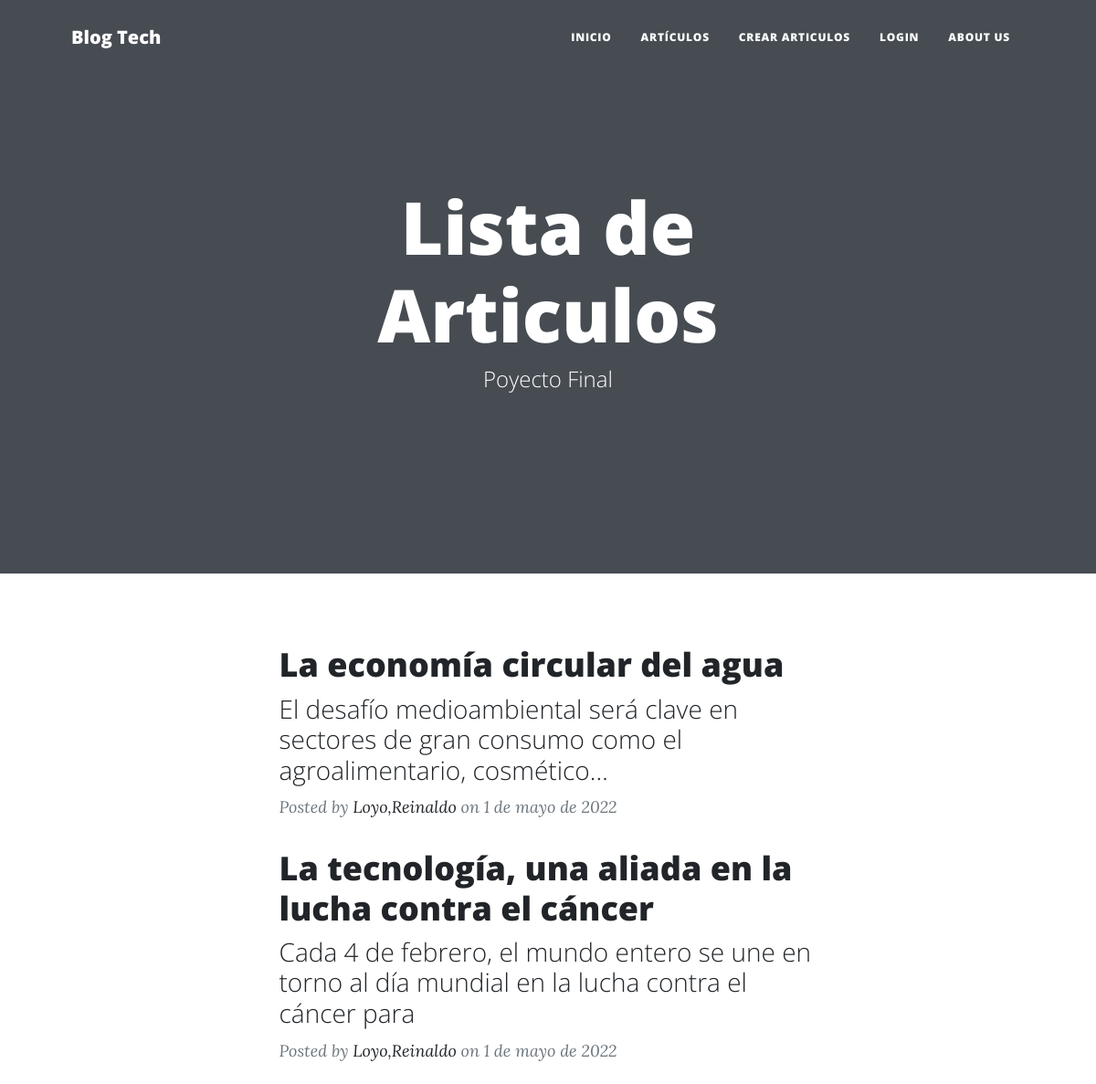
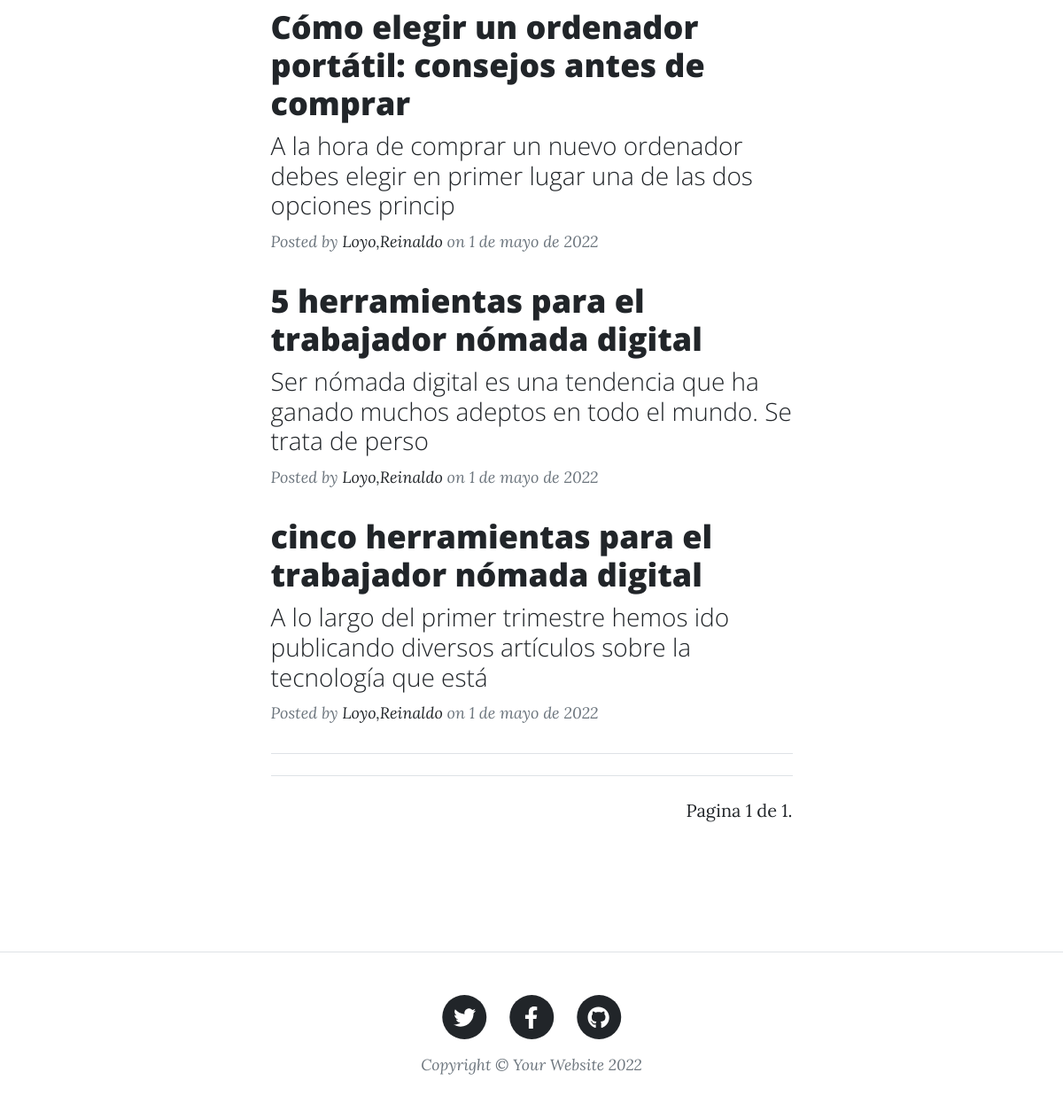
/articulos, run on the app's committed database (2 pictures, top to bottom).
### Post/models.py (models this page shows, shortened)
class ModeloBase(models.Model):
    id = models.AutoField(primary_key = True)
    estado = models.BooleanField('Estado',default = True)
    fecha_creacion = models.DateField('Fecha de Creación',auto_now = False, auto_now_add = True)
    fecha_modificacion = models.DateField('Fecha de Modificación',auto_now = True, auto_now_add = False)
    fecha_eliminacion = models.DateField('Fecha de Eliminación',auto_now = True, auto_now_add = False)
    class Meta:
        abstract = True

class Post(ModeloBase):
    titulo = models.CharField('Título del Post',max_length = 150, unique = True)
    slug = models.CharField('Slug', max_length = 150, unique = True, blank=True)
    descripcion = models.TextField('Descripción')
    autor = models.ForeignKey(Autor, on_delete = models.CASCADE)
    categoria = models.ForeignKey(Categoria, on_delete = models.CASCADE)
    contenido = RichTextField()
    imagen_referencial = models.ImageField('Imagen Referencial', upload_to = 'imagenes/', max_length = 255)
    publicado = models.BooleanField('Publicado / No Publicado',default = False)
    fecha_publicacion = models.DateField('Fecha de Publicación')
    class Meta:
        verbose_name = 'Post'
        verbose_name_plural = 'Posts'

class Autor(ModeloBase):
    nombre = models.CharField('Nombres',max_length = 100)
    apellidos = models.CharField('Apellidos',max_length = 120)
    email = models.EmailField('Correo Electrónico', max_length = 200)
    descripcion = models.TextField('Descripción')
    imagen_referencial = models.ImageField('Imagen Referencial', null = True, blank = True,upload_to = 'autores/')
    web = models.URLField('Web', null = True, blank = True)
    facebook = models.URLField('Facebook', null = True, blank = True)
    twitter = models.URLField('Twitter', null = True, blank = True)
    instagram = models.URLField('Instagram', null = True, blank = True)
    class Meta:
        verbose_name = 'Autor'
        verbose_name_plural = 'Autores'
    def __str__(self):
        return '{0},{1}'.format(self.apellidos,self.nombre)

### Post/views.py (the view)
# urls.py: path('articulos', ListarArticle.as_view(), name = 'article'),
class ListarArticle(ListView):
    model=Post
    paginate_by = 5
    queryset = Post.objects.order_by('-fecha_publicacion')
    context_object_name = 'post_list'
    template_name = "index.html"

### Post/templates/index.html (shortened to what this page needs)
{% extends 'Base/base_index.html' %}
{% block title %} Lista de Articulos {% endblock %}
{% block subtitle %} Poyecto Final {% endblock %}
{% block content %}
    <div class="container px-4 px-lg-5">
    <div class="row gx-4 gx-lg-5 justify-content-center">
        <div class="col-md-10 col-lg-8 col-xl-7">
            {% for post in post_list %}
            <div class="post-preview">
                <a href="{% url 'detalle' post.slug %}">
                    <h2 class="post-title">{{ post.titulo }}</h2>
                    <h3 class="post-subtitle">{{ post.descripcion  | slice:"0:100"  }}</h3>
                </a>
                <p class="post-meta">
                    Posted by
                    <a href="#!">{{post.autor}}</a>
                    on {{ post.fecha_publicacion }}
                </p>
            </div>
            {% endfor %}
            <hr class="my-4" />
            <hr class="my-4" />
            <div class="d-flex justify-content-end mb-4">
                {% for contact in page_obj %}
                    {{ contact.full_name|upper }}<br>
                {% endfor %}
                <nav aria-label="Page navigation example">
    <span class="step-links">
        <span class="current">
            Pagina {{ page_obj.number }} de {{ page_obj.paginator.num_pages }}.
        </span>
    </span>
                </nav>
            </div>
        </div>
    </div>
</div>
{% endblock %}

### Post/templates/Base/base_index.html (shortened to what this page needs)
<!DOCTYPE html>
{% load static %}
<html lang="es">
{% include 'Base/head.html' %}
    <body>
        {% include 'Base/nav.html' %}
        <header class="masthead bg" >
            <div class="container position-relative px-4 px-lg-5">
                <div class="row gx-4 gx-lg-5 justify-content-center">
                    <div class="col-md-10 col-lg-8 col-xl-7">
                        <div class="site-heading">
                            <h1>{% block title %} Blog {% endblock %}</h1>
                            <span class="subheading">{% block subtitle %}Proyecto Final Blog {% endblock %}</span>
                        </div>
                    </div>
                </div>
            </div>
        </header>
    {% block content %}
    {% endblock %}
        {% include 'Base/footer.html' %}
    </body>
</html>

### Post/templates/Base/head.html (shortened to what this page needs)
{% load static %}
<head>
    <link href="{% static 'css/styles.css' %}" rel="stylesheet" />
</head>

### Post/templates/Base/nav.html (shortened to what this page needs)
{% load static %}
<nav class="navbar navbar-expand-lg navbar-light" id="mainNav">
    <div class="container px-4 px-lg-5">
        <a class="navbar-brand" href="/">Blog Tech</a>
        <div class="collapse navbar-collapse" id="navbarResponsive">
            <ul class="navbar-nav ms-auto py-4 py-lg-0">
                <li class="nav-item"><a class="nav-link px-lg-3 py-3 py-lg-4" href="/">Inicio</a></li>
                <li class="nav-item"><a class="nav-link px-lg-3 py-3 py-lg-4" href="{% url 'article' %}">Artículos</a></li>
                <li class="nav-item"><a class="nav-link px-lg-3 py-3 py-lg-4" href="{% url 'crear' %}">Crear Articulos</a></li>
                <li class="nav-item"><a class="nav-link px-lg-3 py-3 py-lg-4" href="{% url 'login' %}">Login</a></li>
                <li class="nav-item"><a class="nav-link px-lg-3 py-3 py-lg-4" href="{% url 'about' %}">About Us</a></li>
            </ul>
        </div>
    </div>
</nav>

### Post/templates/Base/footer.html
<footer class="border-top">
    <div class="container px-4 px-lg-5">
        <div class="row gx-4 gx-lg-5 justify-content-center">
            <div class="col-md-10 col-lg-8 col-xl-7">
                <ul class="list-inline text-center">
                    <li class="list-inline-item">
                        <a href="#!">
                            <span class="fa-stack fa-lg">
                                <i class="fas fa-circle fa-stack-2x"></i>
                                <i class="fab fa-twitter fa-stack-1x fa-inverse"></i>
                            </span>
                        </a>
                    </li>
                    <li class="list-inline-item">
                        <a href="#!">
                            <span class="fa-stack fa-lg">
                                <i class="fas fa-circle fa-stack-2x"></i>
                                <i class="fab fa-facebook-f fa-stack-1x fa-inverse"></i>
                            </span>
                        </a>
                    </li>
                    <li class="list-inline-item">
                        <a href="#!">
                            <span class="fa-stack fa-lg">
                                <i class="fas fa-circle fa-stack-2x"></i>
                                <i class="fab fa-github fa-stack-1x fa-inverse"></i>
                            </span>
                        </a>
                    </li>
                </ul>
                <div class="small text-center text-muted fst-italic">Copyright &copy; Your Website 2022</div>
            </div>
        </div>
    </div>
</footer>

### Post/templates/Base/scripts.html (shortened to what this page needs)
{% load static %}

### data on the page
Post: titulo "La economía circular del agua", descripcion "El desafío medioambiental será clave en sectores de gran consumo como el agroalimentario, cosmético…", autor "Loyo,Reinaldo", fecha_publicacion "1 de mayo de 2022"
Post: titulo "La tecnología, una aliada en la lucha contra el cáncer", descripcion "Cada 4 de febrero, el mundo entero se une en torno al día mundial en la lucha contra el cáncer para", autor "Loyo,Reinaldo", fecha_publicacion "1 de mayo de 2022"
Post: titulo "Cómo elegir un ordenador portátil: consejos antes de comprar", descripcion "A la hora de comprar un nuevo ordenador debes elegir en primer lugar una de las dos opciones princip", autor "Loyo,Reinaldo", fecha_publicacion "1 de mayo de 2022"
Post: titulo "5 herramientas para el trabajador nómada digital", descripcion "Ser nómada digital es una tendencia que ha ganado muchos adeptos en todo el mundo. Se trata de perso", autor "Loyo,Reinaldo", fecha_publicacion "1 de mayo de 2022"
Post: titulo "cinco herramientas para el trabajador nómada digital", descripcion "A lo largo del primer trimestre hemos ido publicando diversos artículos sobre la tecnología que está", autor "Loyo,Reinaldo", fecha_publicacion "1 de mayo de 2022"

### other printed values
{{ page_obj.number }} "1"
{{ page_obj.paginator.num_pages }} "1"
